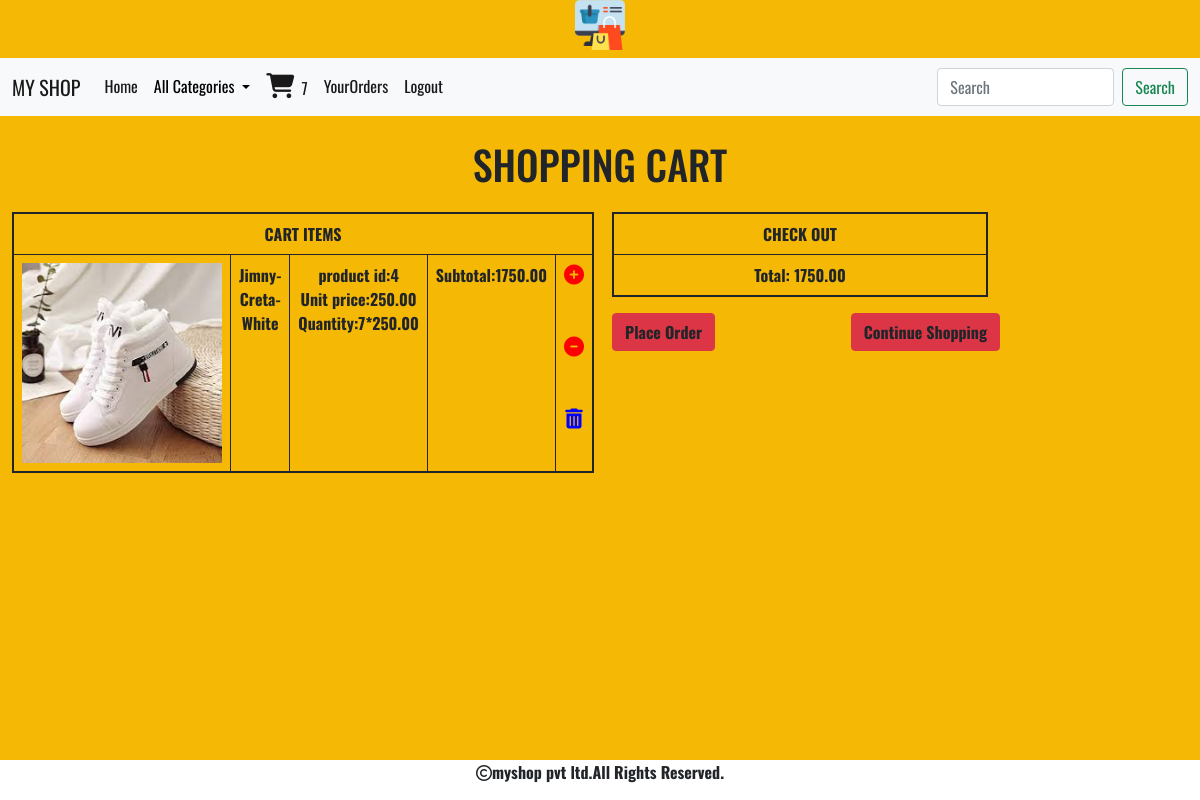
/cart/cartview (signed in), run on the app's committed database.
### cart/models.py (models this page shows, shortened)
class Cart(models.Model):
    product=models.ForeignKey(Product,on_delete=models.CASCADE)
    user = models.ForeignKey(User,on_delete=models.CASCADE)
    quantity=models.IntegerField()
    date_added=models.DateTimeField(auto_now_add=True)
    def subtotal(self):
        return self.quantity*self.product.price

### shop/models.py (models this page shows, shortened)
class Product(models.Model):
    name = models.CharField(max_length=200)
    desc = models.TextField()
    img = models.ImageField(upload_to="shop/products", blank=True, null=True)
    price=models.DecimalField(max_digits=10,decimal_places=2)
    category=models.ForeignKey(Category,on_delete=models.CASCADE)
    stock=models.IntegerField()
    available=models.BooleanField(default=True)
    created=models.DateTimeField(auto_now_add=True)
    updated=models.DateTimeField(auto_now=True)

### cart/views.py (the view)
# urls.py: path('cartview',views.cartview,name="cartview"),
def cartview(request):
    total=0
    u=request.user
    try:
      cart=Cart.objects.filter(user=u)
      for i in cart:
          total+=i.quantity*i.product.price
    except:
        pass
    return render(request,'cart.html',{'c':cart,'total':total})

### cart/context_processors.py (called while the page is built)
def poductcount(request):
    item_count=0
    if request.user.is_authenticated:
        u=request.user
        try:
            cart=Cart.objects.filter(user=u)
            for i in cart:
                item_count=item_count+i.quantity
        except:
            item_count=0
    return {'count':item_count}

### shop/context_processors.py (called while the page is built)
def menu_links(request):
    c=Category.objects.all()
    return {'links':c}

### templates/cart.html
{% extends 'base.html' %}
{% load static %}
{% block content %}
{% if not c %}
<div>
    <h3 class="text-center">Cart is empty</h3>
    <h5 class="text-center text-dark"><a href="{% url 'shop:allcat' %}">Continue Shopping</a></h5>
</div>
{% else %}
<div class="container-fluid mt-4">
<div class="row">
    <h1 class="text-center">SHOPPING CART</h1>
<div class="col-sm-6 mt-3">
    <table class="table table-bordered border border-2 border-dark text-center">
        <tr><th colspan="5">CART ITEMS</th></tr>
        {% for i in c %}
        <tr>
            <td><img src="{{i.product.img.url}}"  height="200px" width="200px"></td>
            <td><b>{{i.product.name}}</b></td>
            <td><b>product id:{{i.product.id}}</b><br>
                <b>Unit price:{{i.product.price}}</b><br>
                <b>Quantity:{{i.quantity}}*{{i.product.price}}</b>
            </td>
            <td><b>Subtotal:{{i.subtotal}}</b></td>
            <td>
                {% if i.quantity < i.product.stock %}
                <b><a href="{% url 'cart:addtocart' i.product.name %}"><i style="color:red;font-size:20px;" class="fa-solid fa-circle-plus"></i></a><br><br><br>
            <a href="{% url 'cart:decrementcart' i.product.name %}"><i style="color:red;font-size:20px;" class="fa-solid fa-circle-minus"></i></a><br><br><br>
            <a href="{% url 'cart:removecart' i.product.name %}"><i style="color:blue;font-size:20px;" class="fa-solid fa-trash-can"></i></a></b></td>
 {% else %}
           <b><a href="{% url 'cart:decrementcart' i.product.name %}"><i style="color:red;font-size:20px;" class="fa-solid fa-circle-minus"></i></a><br><br><br>
            <a href="{% url 'cart:removecart' i.product.name %}"><i style="color:blue;font-size:20px;" class="fa-solid fa-trash-can"></i></a></b></td>
        </tr>
        {% endif %}
     {% endfor %}
    </table>
</div>
<div class="col-sm-4 mt-3" style="position:relative">
     <table class="table table-bordered border border-2 border-dark text-center">
         <tr><th colspan="4">CHECK OUT</th></tr>
         <tr><td class="text-center"><b>Total: {{total}}</b></td></tr>
    </table>
    <a href="{% url 'cart:orderform' %}" class="btn btn-danger text-dark"><b>Place Order</b></a>
    <a href="{% url 'shop:allcat' %}" class="btn btn-danger text-dark" style="position:absolute;right:0;"><b>Continue Shopping</b></a>
</div>
</div>
    </div>
{% endif %}
{% endblock %}

### static/css/fullstyle.css (style rules this page uses)
body { background-color:#f5b905; font-family: 'Oswald', sans-serif; }

### data on the page
Cart: product.img (picture), product.name "Jimny-Creta-White", product.id "4", product.price "250.00", quantity "7", subtotal "1750.00"

### other printed values
{{ count }} "7"
{{ total }} "1750.00"
